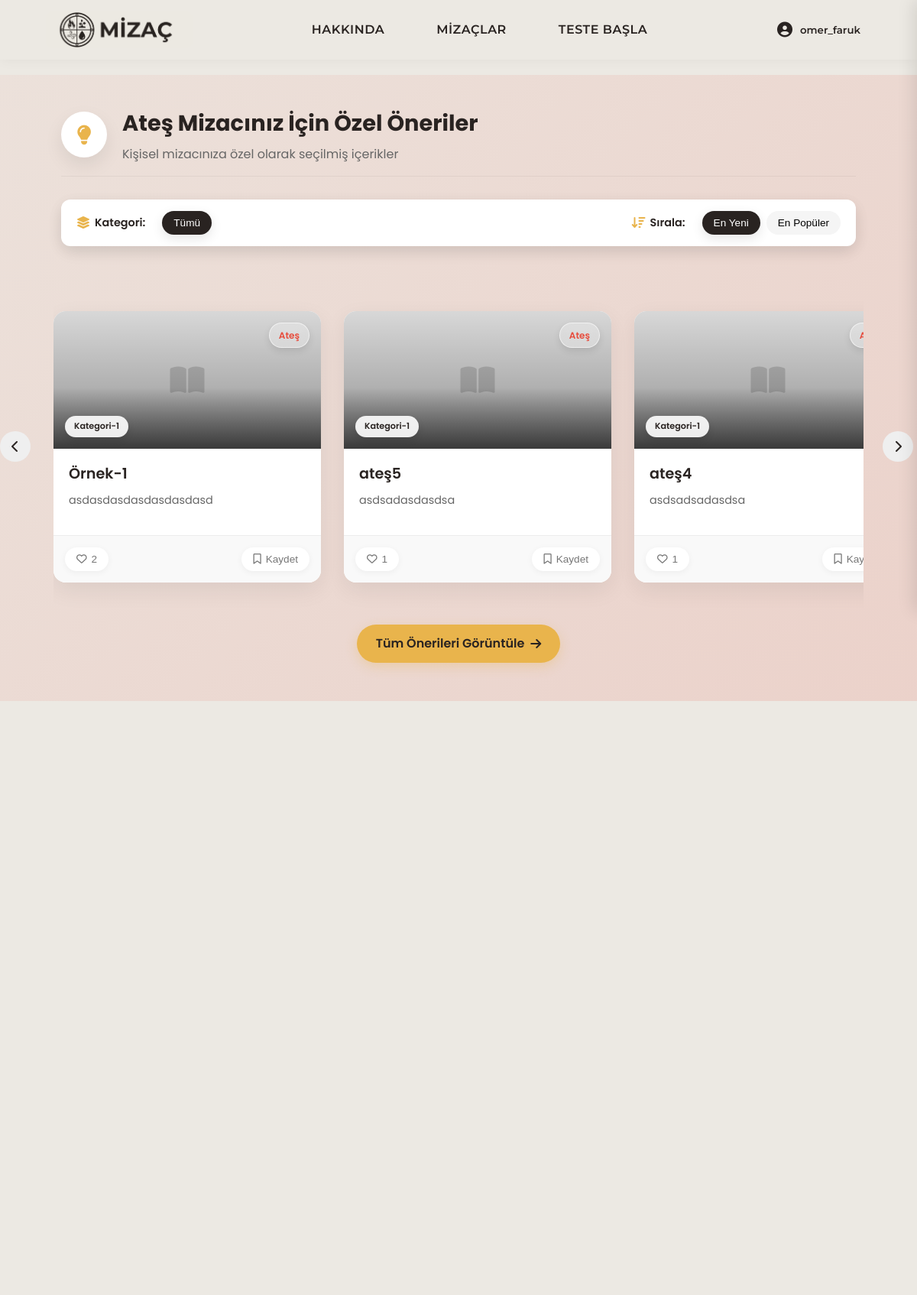
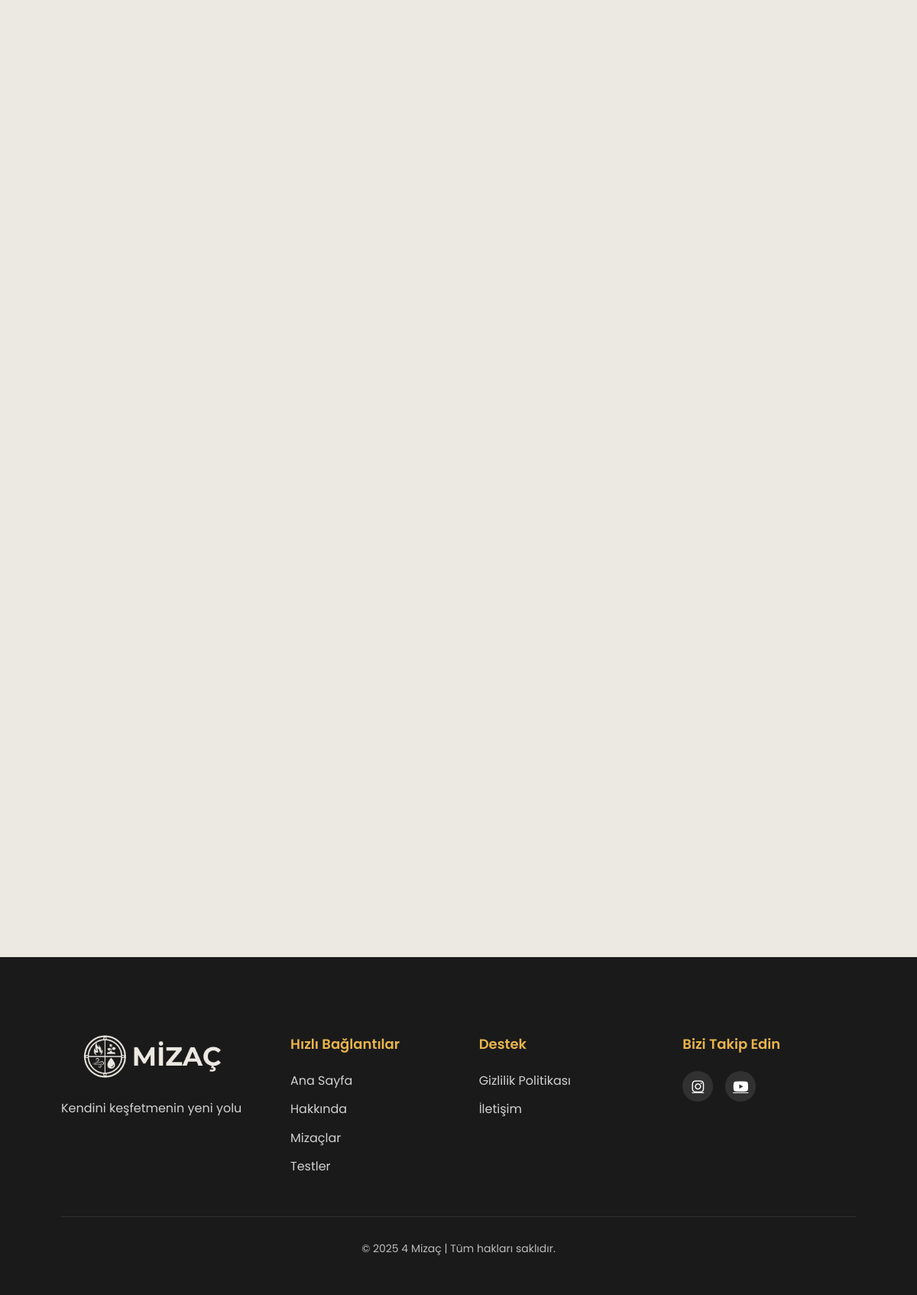
/ (signed in), run on the app's committed database (2 pictures, top to bottom).
### testing_algorithm/models.py (models this page shows, shortened)
class ElementType(models.Model):
    name = models.CharField(max_length=50)
    description = models.TextField()
    characteristics = models.TextField()
    is_warm = models.BooleanField(default=False)  # Sıcak/Soğuk
    is_moist = models.BooleanField(default=False)  # Nemli/Kuru

### profiles/models.py (models this page shows, shortened)
class RecommendedContent(models.Model):
    ELEMENT_CHOICES = [
        ('Ateş', 'Ateş'),
        ('Hava', 'Hava'),
        ('Su', 'Su'),
        ('Toprak', 'Toprak'),
    ]
    title = models.CharField(max_length=200, verbose_name="Başlık")
    short_description = models.TextField(verbose_name="Kısa Açıklama")
    content = models.TextField(verbose_name="İçerik")
    image = models.ImageField(upload_to='content_images/', blank=True, null=True, verbose_name="Görsel")
    category = models.ForeignKey(ContentCategory, on_delete=models.CASCADE, related_name="contents", verbose_name="Kategori")
    related_element_name = models.CharField(
        max_length=50,
        verbose_name="İlgili Mizaç Elementi",
        choices=ELEMENT_CHOICES,
        help_text="Ateş, Hava, Su veya Toprak değerlerinden birini seçin"
    )
    is_active = models.BooleanField(default=True, verbose_name="Aktif mi?")
    created_at = models.DateTimeField(auto_now_add=True, verbose_name="Oluşturulma Tarihi")
    updated_at = models.DateTimeField(auto_now=True, verbose_name="Güncellenme Tarihi")
    order = models.PositiveIntegerField(default=0, verbose_name="Sıralama")
    class Meta:
        verbose_name = "Önerilen İçerik"
        verbose_name_plural = "Önerilen İçerikler"
        ordering = ['order', '-created_at']

class ContentCategory(models.Model):
    name = models.CharField(max_length=100, verbose_name="Kategori Adı")
    description = models.TextField(blank=True, null=True, verbose_name="Açıklama")
    class Meta:
        verbose_name = "İçerik Kategorisi"
        verbose_name_plural = "İçerik Kategorileri"

### main/views.py (the view)
# urls.py: path('', views.index, name='index'),
def index(request):
    context = {}
    if request.user.is_authenticated:
        test_result = TestResult.objects.filter(user=request.user).order_by('-date_taken').first()
        if test_result:
            user_element = test_result.dominant_element
            user_suggestions = RecommendedContent.objects.filter(
                related_element_name=user_element.name,
                is_active=True
            ).annotate(
                like_count=Count('user_interactions', filter=Q(user_interactions__liked=True))
            ).order_by('-like_count', '-created_at')[:3]
            user_interactions = UserContentInteraction.objects.filter(user=request.user)
            interactions_dict = {interaction.content_id: interaction for interaction in user_interactions}
            for content in user_suggestions:
                if content.id in interactions_dict:
                    interaction = interactions_dict[content.id]
                    content.is_liked = interaction.liked
                    content.is_saved = interaction.saved
                    content.is_viewed = interaction.viewed
                else:
                    content.is_liked = False
                    content.is_saved = False
                    content.is_viewed = False
            context = {
                'user_element': user_element,
                'user_suggestions': user_suggestions,
                'has_test_result': True
            }
        else:
            context = {
                'has_test_result': False
            }
    else:
        context = {
            'has_test_result': False
        }
    return render(request, 'main/index.html', context)

### templates/main/index.html (shortened to what this page needs)
{% extends 'base.html' %}
{% load static %}
{% block extra_css %}
<link rel="stylesheet" href="{% static 'css/index.css' %}">
{% if has_test_result %}
<link rel="stylesheet" href="{% static 'css/temperaments.css' %}">
<link rel="stylesheet" href="{% static 'css/profiles.css' %}">
{% endif %}
{% endblock %}
{% block content %}
{% if has_test_result %}
<div class="premium-content-section element-section {{ user_element.name|lower }}">
  <div class="premium-content-background">
    <div class="premium-content-container">
      <div class="container">
        <div class="premium-section-title">
          <i class="fas fa-lightbulb"></i>
          <div class="section-title-content">
            <h2>{{ user_element.name }} Mizacınız İçin Özel Öneriler</h2>
            <p>Kişisel mizacınıza özel olarak seçilmiş içerikler</p>
          </div>
        </div>
        <div class="filter-container modern-filter" id="filterContainer">
          <div class="filter-bar">
            <div class="filter-group">
              <span class="filter-label"><i class="fas fa-layer-group"></i> Kategori:</span>
              <div class="filter-options" id="categoryFilter">
                <button class="filter-option active" data-category="all">Tümü</button>
              </div>
            </div>
            <div class="filter-group">
              <span class="filter-label"><i class="fas fa-sort-amount-down"></i> Sırala:</span>
              <div class="filter-options" id="sortFilter">
                <button class="filter-option active" data-sort="newest">En Yeni</button>
                <button class="filter-option" data-sort="popular">En Popüler</button>
              </div>
            </div>
          </div>
        </div>
      </div>
      <div class="content-slider-wrapper">
        {% if user_suggestions %}
          <div class="content-slider-container">
            <button class="slider-nav-button prev-button glass-effect" id="prevSlideButton">
              <i class="fas fa-chevron-left"></i>
            </button>
            <button class="slider-nav-button next-button glass-effect" id="nextSlideButton">
              <i class="fas fa-chevron-right"></i>
            </button>
            <div class="content-slider improved-slider" id="contentSlider">
              {% for content in user_suggestions %}
                <div class="slider-card premium-card" data-content-id="{{ content.id }}" data-category="{{ content.category.id }}">
                  <div class="premium-card-inner">
                    {% if content.image %}
                      <div class="premium-card-image" style="background-image: url('{{ content.image.url }}')">
                        <div class="content-element {{ user_element.name|lower }}">{{ user_element.name }}</div>
                        <div class="content-category">{{ content.category.name }}</div>
                      </div>
                    {% else %}
                      <div class="premium-card-image placeholder-image">
                        <i class="fas fa-book-open"></i>
                        <div class="content-element {{ user_element.name|lower }}">{{ user_element.name }}</div>
                        <div class="content-category">{{ content.category.name }}</div>
                      </div>
                    {% endif %}
                    <div class="premium-card-content">
                      <h3 class="premium-card-title">{{ content.title }}</h3>
                      <p class="premium-card-description">{{ content.short_description|truncatechars:80 }}</p>
                    </div>
                    <div class="premium-card-actions">
                      <button class="premium-action-button like-button {% if content.is_liked %}liked{% endif %}"
                              data-content-id="{{ content.id }}">
                        <i class="{% if content.is_liked %}fas{% else %}far{% endif %} fa-heart"></i>
                        <span class="like-count">{{ content.like_count }}</span>
                      </button>
                      <button class="premium-action-button save-button {% if content.is_saved %}saved{% endif %}"
                              data-content-id="{{ content.id }}">
                        <i class="{% if content.is_saved %}fas{% else %}far{% endif %} fa-bookmark"></i>
                        <span class="save-text">{% if content.is_saved %}Kaydedildi{% else %}Kaydet{% endif %}</span>
                      </button>
                    </div>
                  </div>
                </div>
              {% endfor %}
            </div>
          </div>
        {% endif %}
      </div>
      <div class="container">
        <div class="suggestions-more" style="text-align: center; margin-top: 0px;">
          <a href="{% url 'my_suggestions' %}" class="more-link">
            Tüm Önerileri Görüntüle <i class="fas fa-arrow-right"></i>
          </a>
        </div>
      </div>
    </div>
  </div>
</div>
{% endif %}
{% endblock %}

### templates/base.html (shortened to what this page needs)
{% load static %}
<!DOCTYPE html>
<html lang="tr">
<head>
    {% load static %}
    <link rel="stylesheet" href="{% static 'css/base.css' %}">
    {% block extra_css %}{% endblock %}
    <link href="https://cdnjs.cloudflare.com/ajax/libs/font-awesome/6.4.0/css/all.min.css" rel="stylesheet">
</head>
<body>
    <div class="page-container">
        <header class="nav-container">
            <div class="header-content">
                <a href="{% url 'index' %}" class="logo">
                    <img src="{% static 'images/logo.jpg' %}" alt="MİZAÇ" class="logo-img">
                </a>
                <nav class="nav-links">
                    <a href="{% url 'about' %}" class="nav-item">HAKKINDA</a>
                    <a href="{% url 'temperaments' %}" class="nav-item">MİZAÇLAR</a>
                    <a href="{% url 'test_list' %}" class="nav-item">TESTE BAŞLA</a>
                </nav>
                {% if user.is_authenticated %}
                <div class="profile-container">
                    <button class="profile-button">
                        <i class="fas fa-user-circle"></i>
                        <span class="username-display">{{ user.username }}</span>
                    </button>
                </div>
                {% else %}
                    <a href="{% url 'login' %}" class="login-button"><i class="fas fa-sign-in-alt"></i> GİRİŞ YAP</a>
                {% endif %}
            </div>
        </header>
        <main>
            {% block content %}{% endblock %}
        </main>
        <footer>
            <div class="container">
                <div class="footer-content">
                    <div class="footer-logo">
                        <img src="{% static 'images/l2.jpg' %}" alt="MİZAÇ" class="footer-logo-img">
                        <p>Kendini keşfetmenin yeni yolu</p>
                    </div>
                    <div class="footer-links">
                        <div class="footer-column">
                            <h3>Hızlı Bağlantılar</h3>
                            <ul>
                                <li><a href="{% url 'index' %}">Ana Sayfa</a></li>
                                <li><a href="{% url 'about' %}">Hakkında</a></li>
                                <li><a href="{% url 'temperaments' %}">Mizaçlar</a></li>
                                <li><a href="{% url 'test_list' %}">Testler</a></li>
                            </ul>
                        </div>
                        <div class="footer-column">
                            <h3>Destek</h3>
                            <ul>
                                <li><a href="#">Gizlilik Politikası</a></li>
                                <li><a href="{% url 'about' %}">İletişim</a></li>
                            </ul>
                        </div>
                    </div>
                    <div class="footer-social">
                        <h3>Bizi Takip Edin</h3>
                        <div class="social-icons">
                            <a href="#" aria-label="Instagram"><i class="fab fa-instagram"></i></a>
                            <a href="#" aria-label="Youtube"><i class="fab fa-youtube"></i></a>
                        </div>
                    </div>
                </div>
                <div class="footer-bottom">
                    <p>&copy; 2025 4 Mizaç | Tüm hakları saklıdır.</p>
                </div>
            </div>
        </footer>
    </div>
</body>
</html>

### static/css/base.css (style rules this page uses)
* { margin: 0; padding: 0; box-sizing: border-box; }
:root { --primary-color: #292321; --secondary-color: #ece9e3; --accent-color: #e9b44c; --text-color: #292321; --light-text: #fafafa; --dark-bg: #1a1a1a; --border-radius: 16px; --card-radius: 20px; --box-shadow: 0 10px 30px rgba(0, 0, 0, 0.07); --card-shadow: 0 15px 35px rgba(0, 0, 0, 0.08); --transition: all 0.3s cubic-bezier(0.25, 0.8, 0.25, 1); }
body { font-family: 'Poppins', sans-serif; background-color: var(--secondary-color); color: var(--text-color); max-width: 100vw; overflow-x: hidden; line-height: 1.6; }
html, body { height: 100%; }
.page-container { display: flex; flex-direction: column; min-height: 100vh; }
.container { width: 90%; max-width: 1200px; margin: 0 auto; padding: 20px; }
.nav-container { display: flex; justify-content: space-between; align-items: center; padding: 15px 5%; background-color: #ece9e3; backdrop-filter: blur(10px); box-shadow: 0 2px 15px rgba(0, 0, 0, 0.04); position: sticky; top: 0; z-index: 1000; transition: var(--transition); }
.header-content { display: flex; justify-content: space-between; align-items: center; width: 100%; }
.logo { display: flex; align-items: center; }
.logo-img { height: 48px; width: auto; border-radius: 10px; transition: var(--transition); }
.nav-links { display: flex; gap: 36px; }
.nav-item, .login-button { font-family: 'Montserrat', sans-serif; font-weight: 600; text-decoration: none; color: var(--primary-color); padding: 8px 16px; transition: var(--transition); position: relative; letter-spacing: 0.5px; }
.nav-item::after, .login-button::after { content: ''; position: absolute; width: 0; height: 2px; bottom: 0; left: 50%; background-color: var(--accent-color); transition: var(--transition); transform: translateX(-50%); }
.profile-container { position: relative; }
.profile-button { display: flex; align-items: center; gap: 10px; background: none; border: 2px solid transparent; border-radius: var(--border-radius); cursor: pointer; padding: 8px 12px; transition: var(--transition); color: var(--primary-color); }
.profile-button i { font-size: 20px; color: var(--primary-color); }
.username-display { font-weight: 600; color: var(--primary-color); font-family: 'Montserrat', sans-serif; }
footer { background-color: var(--dark-bg); color: var(--light-text); padding: 80px 0 30px; margin-top: auto; }
.footer-content { display: grid; grid-template-columns: 1fr 2fr 1fr; gap: 60px; max-width: 1200px; margin: 0 auto; padding-bottom: 40px; border-bottom: 1px solid rgba(255, 255, 255, 0.1); }
.footer-logo { display: flex; flex-direction: column; gap: 15px; }
.footer-logo-img { height: 60px; border-radius: 10px; }
.footer-logo p { font-size: 16px; opacity: 0.8; margin-top: 10px; }
.footer-links { display: grid; grid-template-columns: repeat(2, 1fr); gap: 40px; }
.footer-column h3 { font-size: 18px; margin-bottom: 20px; color: var(--accent-color); font-weight: 600; }
.footer-column ul { list-style: none; }
.footer-column ul li { margin-bottom: 12px; }
.footer-column ul li a { color: var(--light-text); text-decoration: none; transition: var(--transition); opacity: 0.8; }
.footer-social h3 { font-size: 18px; margin-bottom: 20px; color: var(--accent-color); font-weight: 600; }
.social-icons { display: flex; gap: 16px; margin-top: 15px; }
.social-icons a { color: var(--light-text); font-size: 18px; transition: var(--transition); background-color: rgba(255, 255, 255, 0.1); border-radius: 50%; width: 40px; height: 40px; display: flex; align-items: center; justify-content: center; }
.footer-bottom { text-align: center; padding-top: 30px; font-size: 14px; opacity: 0.7; }

### data on the page
ElementType: name "Ateş"
RecommendedContent: category.name "Kategori-1", title "Örnek-1", short_description "asdasdasdasdasdasdasd", like_count "2", shows "Kaydet"
RecommendedContent: category.name "Kategori-1", title "ateş5", short_description "asdsadasdasdsa", like_count "1", shows "Kaydet"
RecommendedContent: category.name "Kategori-1", title "ateş4", short_description "asdsadsadasdsa", like_count "1", shows "Kaydet"

### other printed values
{{ user.username }} "omer_faruk"
